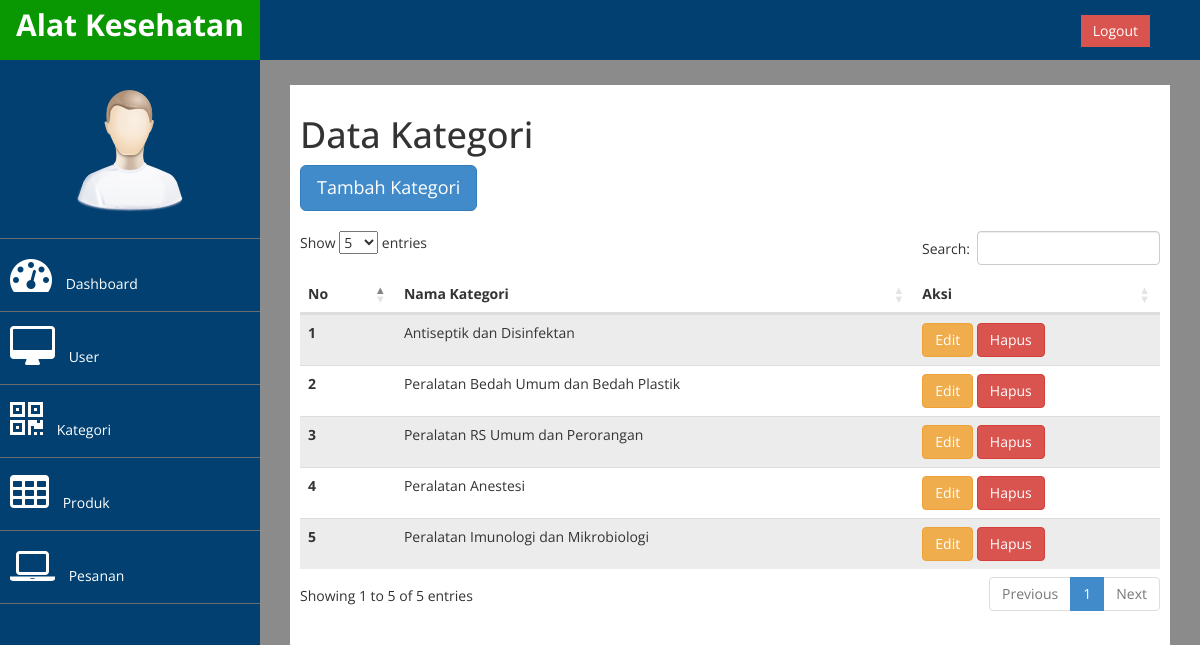
The page /Admin/index.php?halaman=kategori (signed in) on the database its author committed.
### tables this page shows
CREATE TABLE `kategori` (
  `id_kategori` int(11) NOT NULL,
  `nama_kategori` varchar(255) NOT NULL
);

### Database/koneksi.php (called while the page is built, shortened)
<?php
$conn = mysqli_connect("localhost","root","","toko_online");
function query($query){
    global $conn;
    $result = mysqli_query($conn,$query);
    $rows = [];
    if(mysqli_num_rows($result)==0){
        echo "
            <script>
                document.location.href='index.php';
            </script>
        ";
    }else{
        while($row = mysqli_fetch_assoc($result)){
            $rows[]=$row;
        }
        return $rows;
    }
}
?>

### Admin/hlm-kategori/kategori.php (the view)
<style>
  a.btn.btn-primary.btn-lg {
    margin-bottom: 20px;
  }
</style>
<h1>Data Kategori</h1>
<a class="btn btn-primary btn-lg" href="index.php?halaman=tambahKategori" role="button">Tambah Kategori</a>
<table id="example" class="table table-striped" style="width:100%">
  <thead>
    <tr>
        <th scope="col">No</th>
        <th scope="col">Nama Kategori</th>
        <th scope="col">Aksi</th>
    </tr>
  </thead>
  <tbody>
    <?php $nomor = 1 ?>
    <?php foreach($AllKategori as $kategori) : ?>
        <tr>
            <th scope="row"><?= $nomor ?></th>
            <td><?= $kategori["nama_kategori"] ?></td>
            <td>
                <a href="index.php?halaman=editKategori&id=<?= $kategori["id_kategori"]?>" class="btn btn-warning">Edit</a>
                <a href="../Admin/hlm-kategori/hapusKategori.php?id=<?= $kategori["id_kategori"]?>" onclick="return confirm('Yakin ingin menghapus data ini ?');" class="btn btn-danger">Hapus</a>
            </td>
        </tr>
        <?php $nomor++ ?>
    <?php endforeach ?>
  </tbody>
</table>

### Admin/assets/css/newCustom.css (style rules this page uses)
body { font-family: 'Open Sans', sans-serif; }

### Admin/hlm-kategori/kategori.php (style rules this page uses)
a.btn.btn-primary.btn-lg { margin-bottom: 20px; }

### rows shown on the page
kategori: nama_kategori "Antiseptik dan Disinfektan"
kategori: nama_kategori "Peralatan Bedah Umum dan Bedah Plastik"
kategori: nama_kategori "Peralatan RS Umum dan Perorangan"
kategori: nama_kategori "Peralatan Anestesi"
kategori: nama_kategori "Peralatan Imunologi dan Mikrobiologi"
